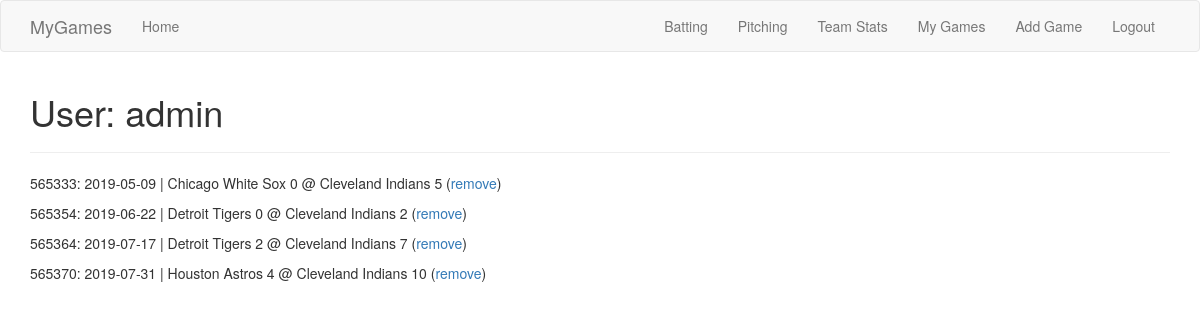
The app's page /mygames (signed in), older data.
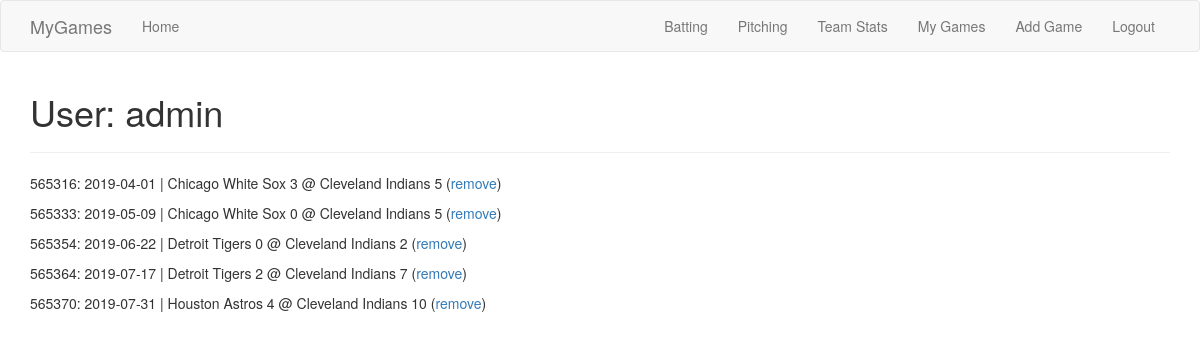
The same page, newer data.
### app/models.py (models this page shows)
class Game(db.Model):
	id = db.Column(db.Integer, primary_key=True)
	game_pk = db.Column(db.Integer, db.ForeignKey('game_data.game_pk'), index=True)
	user_id = db.Column(db.Integer, db.ForeignKey('user.id'))

class GameData(db.Model):
	game_pk = db.Column(db.Integer, primary_key=True)
	date = db.Column(db.String(10))
	home_team = db.Column(db.String(32), index=True)
	home_score = db.Column(db.Integer)
	away_team = db.Column(db.String(32), index=True)
	away_score = db.Column(db.Integer)

### app/routes.py (the view)
@app.route('/mygames')
@login_required
def list_games():
	games = db.session.query(Game, GameData).\
					   filter(Game.user_id==current_user.id).\
					   filter(GameData.game_pk==Game.game_pk).\
					   order_by(Game.game_pk).\
					   all()
	return render_template('mygames.html', games=games)

### app/models.py (called while the page is built)
@login.user_loader
def load_user(id):
	return User.query.get(int(id))

### app/templates/mygames.html
{% extends "base.html" %}
{% block app_content %}
    <h1>User: {{ current_user.username }}</h1>
	<hr>
	{% if games|length > 0 %}
	{% for g, gd in games %}
	<p> {{ g.game_pk }}: {{ gd.date }} | {{ gd.away_team }} {{ gd.away_score }} @ {{ gd.home_team }} {{ gd.home_score }} (<a href="{{ url_for('rm_game', game_pk=g.game_pk) }}">remove</a>)</p>
	{% endfor %}
	{% else %}
	<p>No Games Found</p>
	{% endif %}
{% endblock %}

Row changes from the older to the newer data that the page shows:
added Game: game_pk "565316", date "2019-04-01", away_team "Chicago White Sox", away_score "3", home_team "Cleveland Indians", home_score "5"
